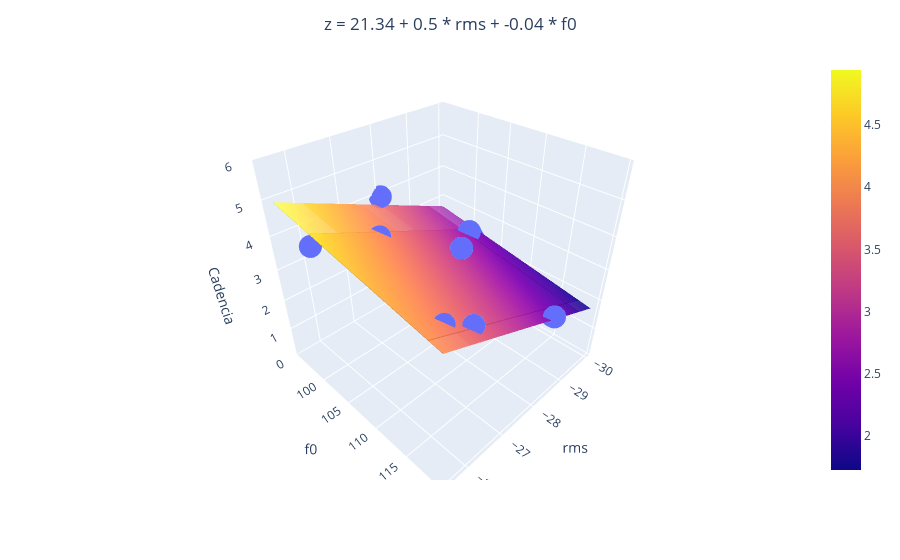

The cell this chart's notebook holds for it:
### Code cell
if len(dicc_model) == 2:
    import plotly.express as px
    import plotly.graph_objects as go

    # Seleccionamos solo las características seleccionadas en X
    X_selected = X[:, selected_features]

    # Entrenamos el modelo de regresión con las características seleccionadas
    regr_multivar = SVR(kernel='linear')
    regr_multivar.fit(X_selected, y)

    # Obtenemos las predicciones del modelo para las características seleccionadas
    y_pred = regr_multivar.predict(X_selected)

    # Crear la figura
    fig = px.scatter_3d(x=X_selected[:, 0], y=X_selected[:, 1], z=y)

    # Crear el plano de regresión
    xx, yy = np.meshgrid(X_selected[:, 0], X_selected[:, 1])
    zz = regr_multivar.intercept_ + np.dot(np.array([xx.ravel(), yy.ravel()]).T, regr_multivar.coef_.ravel()).reshape(xx.shape)
    fig.add_trace(go.Surface(x=xx, y=yy, z=zz, opacity=0.5))

    # Construir la cadena de texto para la ecuación del plano
    equation = f'z = {regr_multivar.intercept_[0].round(2)}'
    for i, (key, model) in enumerate(dicc_model.items()):
        equation += f' + {regr_multivar.coef_[0][i].round(2)} * {key.replace("_model", "")}'
    
    # Centrar el título
    fig.update_layout(title=dict(text=equation, x=0.5, xanchor='center'))

    # Etiquetas de los ejes y rango del eje z
    fig.update_layout(scene=dict(xaxis_title=list(dicc_model.keys())[0].replace("_model", ""), yaxis_title=list(dicc_model.keys())[1].replace("_model", ""), zaxis_title='Cadencia', zaxis=dict(range=[0, 6]), yaxis=dict(tickvals=[100, 105, 110, 115, 120])))

    fig.write_html(os.path.join(PATH, TEST_FOLDER, REGGRESSION_FOLDER, NO_PARAMETRIC_FOLDER, CADENCIA_FOLDER, FEMALE_FOLDER, 'regresion_cadencia_multivariable_female.html'))

    fig.show()

### Figure 1 — Plotly figure (JSON) as saved in the notebook; plotly's stock layout.template omitted (floating-point values rounded to 4 significant figures)
{"data": [{"hovertemplate": "x=%{x}<br>y=%{y}<br>z=%{z}<extra></extra>", "legendgroup": "", "marker": {"color": "#636efa", "symbol": "circle"}, "mode": "markers", "name": "", "scene": "scene", "showlegend": false, "type": "scatter3d", "x": [-27.5, -26.1, -27, -30, -29, -28.5, -25.5, -26.5, -29.5, -28], "y": [111.1, 116.4, 101.3, 101.5, 117.7, 119.6, 101.0, 117.9, 102.3, 94.71], "z": [4.224, 3.755, 3.837, 2.143, 1.98, 2.571, 4.367, 3.633, 2.755, 3.959]}, {"opacity": 0.5, "type": "surface", "x": [[-27.5, -26.1, -27, -30, -29, -28.5, -25.5, -26.5, -29.5, -28], [-27.5, -26.1, -27, -30, -29, -28.5, -25.5, -26.5, -29.5, -28], [-27.5, -26.1, -27, -30, -29, -28.5, -25.5, -26.5, -29.5, -28], [-27.5, -26.1, -27, -30, -29, -28.5, -25.5, -26.5, -29.5, -28], [-27.5, -26.1, -27, -30, -29, -28.5, -25.5, -26.5, -29.5, -28], [-27.5, -26.1, -27, -30, -29, -28.5, -25.5, -26.5, -29.5, -28], [-27.5, -26.1, -27, -30, -29, -28.5, -25.5, -26.5, -29.5, -28], [-27.5, -26.1, -27, -30, -29, -28.5, -25.5, -26.5, -29.5, -28], [-27.5, -26.1, -27, -30, -29, -28.5, -25.5, -26.5, -29.5, -28], [-27.5, -26.1, -27, -30, -29, -28.5, -25.5, -26.5, -29.5, -28]], "y": [[111.1, 111.1, 111.1, 111.1, 111.1, 111.1, 111.1, 111.1, 111.1, 111.1], [116.4, 116.4, 116.4, 116.4, 116.4, 116.4, 116.4, 116.4, 116.4, 116.4], [101.3, 101.3, 101.3, 101.3, 101.3, 101.3, 101.3, 101.3, 101.3, 101.3], [101.5, 101.5, 101.5, 101.5, 101.5, 101.5, 101.5, 101.5, 101.5, 101.5], [117.7, 117.7, 117.7, 117.7, 117.7, 117.7, 117.7, 117.7, 117.7, 117.7], [119.6, 119.6, 119.6, 119.6, 119.6, 119.6, 119.6, 119.6, 119.6, 119.6], [101.0, 101.0, 101.0, 101.0, 101.0, 101.0, 101.0, 101.0, 101.0, 101.0], [117.9, 117.9, 117.9, 117.9, 117.9, 117.9, 117.9, 117.9, 117.9, 117.9], [102.3, 102.3, 102.3, 102.3, 102.3, 102.3, 102.3, 102.3, 102.3, 102.3], [94.71, 94.71, 94.71, 94.71, 94.71, 94.71, 94.71, 94.71, 94.71, 94.71]], "z": [[3.303, 3.998, 3.551, 2.06, 2.557, 2.806, 4.296, 3.8, 2.309, 3.054], [3.097, 3.792, 3.345, 1.854, 2.351, 2.6, 4.09, 3.594, 2.103, 2.848], [3.688, 4.383, 3.936, 2.445, 2.942, 3.191, 4.682, 4.185, 2.694, 3.439], [3.679, 4.375, 3.927, 2.436, 2.933, 3.182, 4.673, 4.176, 2.685, 3.43], [3.042, 3.738, 3.29, 1.8, 2.297, 2.545, 4.036, 3.539, 2.048, 2.793], [2.97, 3.666, 3.218, 1.727, 2.224, 2.473, 3.964, 3.467, 1.976, 2.721], [3.7, 4.396, 3.949, 2.458, 2.955, 3.203, 4.694, 4.197, 2.706, 3.452], [3.036, 3.732, 3.284, 1.793, 2.29, 2.539, 4.03, 3.533, 2.042, 2.787], [3.65, 4.346, 3.899, 2.408, 2.905, 3.153, 4.644, 4.147, 2.656, 3.402], [3.947, 4.643, 4.196, 2.705, 3.202, 3.45, 4.941, 4.444, 2.953, 3.699]]}], "layout": {"legend": {"tracegroupgap": 0}, "margin": {"t": 60}, "scene": {"domain": {"x": [0, 1], "y": [0, 1]}, "xaxis": {"title": {"text": "rms"}}, "yaxis": {"tickvals": [100, 105, 110, 115, 120], "title": {"text": "f0"}}, "zaxis": {"range": [0, 6], "title": {"text": "Cadencia"}}}, "title": {"text": "z = 21.34 + 0.5 * rms + -0.04 * f0", "x": 0.5, "xanchor": "center"}}}
